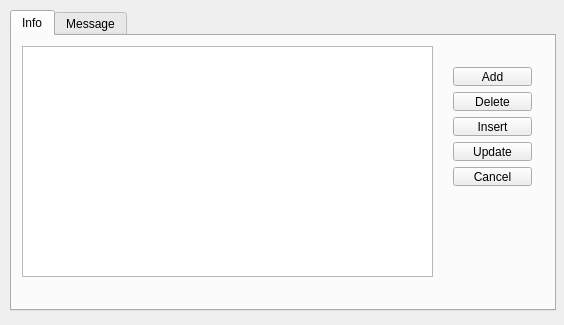
<?xml version="1.0" encoding="UTF-8"?>
<ui version="4.0">
 <class>Server</class>
 <widget class="QWidget" name="Server">
  <property name="geometry">
   <rect>
    <x>0</x>
    <y>0</y>
    <width>564</width>
    <height>325</height>
   </rect>
  </property>
  <property name="windowTitle">
   <string>Server</string>
  </property>
  <property name="styleSheet">
   <string notr="true">#Server {
background: qradialgradient(cx: 0.3, cy: -0.4,
fx: 0.3, fy: -0.4,
radius: 1.35, stop: 0 #fff, stop: 1 #888);
}

#frame {
border: none;
background: qlineargradient(x1: 0, y1: 0, x2: 0, y2: 1,
stop: 0 #a6a6a6, stop: 0.08 #7f7f7f,
stop: 0.39999 #717171, stop: 0.4 #626262,
stop: 0.9 #4c4c4c, stop: 1 #333333);
}
#frame QPushButton {
color: #333;
border: 2px solid #555;
border-radius: 11px;
padding: 5px;
background: qradialgradient(cx: 0.3, cy: -0.4,
fx: 0.3, fy: -0.4,
radius: 1.35, stop: 0 #fff, stop: 1 #888);
min-width: 80px;
}

#frame QPushButton:hover {
background: qradialgradient(cx: 0.3, cy: -0.4,
fx: 0.3, fy: -0.4,
radius: 1.35, stop: 0 #fff, stop: 1 #bbb);
}

#frame QPushButton:pressed {
background: qradialgradient(cx: 0.4, cy: -0.1,
fx: 0.4, fy: -0.1,
radius: 1.35, stop: 0 #fff, stop: 1 #ddd);
}
#frame QLineEdit {
padding: 1px;
border-style: solid;
border: 2px solid gray;
border-radius: 8px;
}</string>
  </property>
  <widget class="QTabWidget" name="tabWidget">
   <property name="geometry">
    <rect>
     <x>10</x>
     <y>10</y>
     <width>546</width>
     <height>301</height>
    </rect>
   </property>
   <property name="styleSheet">
    <string notr="true">#tabWidger {
background: qradialgradient(cx: 0.3, cy: -0.4,
fx: 0.3, fy: -0.4,
radius: 1.35, stop: 0 #fff, stop: 1 #888);
}

#frameMsg {
border: none;
background: qlineargradient(x1: 0, y1: 0, x2: 0, y2: 1,
stop: 0 #a6a6a6, stop: 0.08 #7f7f7f,
stop: 0.5 #717171, stop: 0.4 #626262,
stop: 0.9 #4c4c4c, stop: 1 #333333);
}
#frameInfo{
border: none;
background: qlineargradient(x1: 0, y1: 0, x2: 0, y2: 1,
stop: 0 #a6a6a6, stop: 0.08 #7f7f7f,
stop: 0.5 #717171, stop: 0.4 #626262,
stop: 0.9 #4c4c4c, stop: 1 #333333);
}
#frameInfo QPushButton {
color: #333;
border: 2px solid #555;
border-radius: 11px;
padding: 5px;
background: qradialgradient(cx: 0.3, cy: -0.4,
fx: 0.3, fy: -0.4,
radius: 1.35, stop: 0 #fff, stop: 1 #888);
min-width: 80px;
}

#frameInfo QPushButton:hover {
background: qradialgradient(cx: 0.3, cy: -0.4,
fx: 0.3, fy: -0.4,
radius: 1.35, stop: 0 #fff, stop: 1 #bbb);
}

#frameInfo QPushButton:pressed {
background: qradialgradient(cx: 0.4, cy: -0.1,
fx: 0.4, fy: -0.1,
radius: 1.35, stop: 0 #fff, stop: 1 #ddd);
}
#frameInfo QLineEdit {
padding: 1px;
border-style: solid;
border: 2px solid gray;
border-radius: 8px;
}</string>
   </property>
   <property name="currentIndex">
    <number>0</number>
   </property>
   <widget class="QWidget" name="tab">
    <attribute name="title">
     <string>Info</string>
    </attribute>
    <widget class="QWidget" name="verticalLayoutWidget">
     <property name="geometry">
      <rect>
       <x>430</x>
       <y>20</y>
       <width>101</width>
       <height>141</height>
      </rect>
     </property>
     <layout class="QVBoxLayout" name="verticalLayout_3">
      <item>
       <widget class="QPushButton" name="buttonAdd">
        <property name="text">
         <string>Add</string>
        </property>
       </widget>
      </item>
      <item>
       <widget class="QPushButton" name="buttonDelete">
        <property name="text">
         <string>Delete</string>
        </property>
       </widget>
      </item>
      <item>
       <widget class="QPushButton" name="buttonInsert">
        <property name="text">
         <string>Insert</string>
        </property>
       </widget>
      </item>
      <item>
       <widget class="QPushButton" name="buttonUpdate">
        <property name="text">
         <string>Update</string>
        </property>
       </widget>
      </item>
      <item>
       <widget class="QPushButton" name="buttonCancel">
        <property name="text">
         <string>Cancel</string>
        </property>
       </widget>
      </item>
     </layout>
    </widget>
    <widget class="QFrame" name="frameInfo">
     <property name="geometry">
      <rect>
       <x>0</x>
       <y>0</y>
       <width>541</width>
       <height>281</height>
      </rect>
     </property>
     <property name="frameShape">
      <enum>QFrame::StyledPanel</enum>
     </property>
     <property name="frameShadow">
      <enum>QFrame::Raised</enum>
     </property>
     <widget class="QTableView" name="tableView">
      <property name="geometry">
       <rect>
        <x>10</x>
        <y>10</y>
        <width>411</width>
        <height>231</height>
       </rect>
      </property>
     </widget>
    </widget>
    <zorder>frameInfo</zorder>
    <zorder>verticalLayoutWidget</zorder>
   </widget>
   <widget class="QWidget" name="tab_2">
    <attribute name="title">
     <string>Message</string>
    </attribute>
    <widget class="QTextBrowser" name="textBrowser">
     <property name="geometry">
      <rect>
       <x>9</x>
       <y>9</y>
       <width>522</width>
       <height>111</height>
      </rect>
     </property>
    </widget>
    <widget class="QTextEdit" name="textEdit">
     <property name="geometry">
      <rect>
       <x>9</x>
       <y>126</y>
       <width>522</width>
       <height>111</height>
      </rect>
     </property>
    </widget>
    <widget class="QPushButton" name="buttonSend">
     <property name="geometry">
      <rect>
       <x>9</x>
       <y>243</y>
       <width>75</width>
       <height>23</height>
      </rect>
     </property>
     <property name="text">
      <string>Send</string>
     </property>
    </widget>
    <widget class="QFrame" name="frameMsg">
     <property name="geometry">
      <rect>
       <x>0</x>
       <y>0</y>
       <width>541</width>
       <height>281</height>
      </rect>
     </property>
     <property name="frameShape">
      <enum>QFrame::StyledPanel</enum>
     </property>
     <property name="frameShadow">
      <enum>QFrame::Raised</enum>
     </property>
    </widget>
    <zorder>frameMsg</zorder>
    <zorder>textEdit</zorder>
    <zorder>textBrowser</zorder>
    <zorder>buttonSend</zorder>
   </widget>
  </widget>
  <widget class="QFrame" name="frame">
   <property name="geometry">
    <rect>
     <x>0</x>
     <y>10</y>
     <width>581</width>
     <height>321</height>
    </rect>
   </property>
   <property name="styleSheet">
    <string notr="true">#tabWidger {
background: qradialgradient(cx: 0.3, cy: -0.4,
fx: 0.3, fy: -0.4,
radius: 1.35, stop: 0 #fff, stop: 1 #888);
}

#frameCall {
border: none;
background: qlineargradient(x1: 0, y1: 0, x2: 0, y2: 1,
stop: 0 #a6a6a6, stop: 0.08 #7f7f7f,
stop: 0.5 #717171, stop: 0.4 #626262,
stop: 0.9 #4c4c4c, stop: 1 #333333);
}
#frameTransfer{
border: none;
background: qlineargradient(x1: 0, y1: 0, x2: 0, y2: 1,
stop: 0 #a6a6a6, stop: 0.08 #7f7f7f,
stop: 0.5 #717171, stop: 0.4 #626262,
stop: 0.9 #4c4c4c, stop: 1 #333333);
}
#frameCall QPushButton {
color: #333;
border: 2px solid #555;
border-radius: 11px;
padding: 5px;
background: qradialgradient(cx: 0.3, cy: -0.4,
fx: 0.3, fy: -0.4,
radius: 1.35, stop: 0 #fff, stop: 1 #888);
min-width: 80px;
}

#frameCall QPushButton:hover {
background: qradialgradient(cx: 0.3, cy: -0.4,
fx: 0.3, fy: -0.4,
radius: 1.35, stop: 0 #fff, stop: 1 #bbb);
}

#frame QPushButton:pressed {
background: qradialgradient(cx: 0.4, cy: -0.1,
fx: 0.4, fy: -0.1,
radius: 1.35, stop: 0 #fff, stop: 1 #ddd);
}
#frameCall QLineEdit {
padding: 1px;
border-style: solid;
border: 2px solid gray;
border-radius: 8px;
}

#frame QTabWidget Call {
background:gray; 
color: white;
padding: 10px; 
} </string>
   </property>
   <property name="frameShape">
    <enum>QFrame::StyledPanel</enum>
   </property>
   <property name="frameShadow">
    <enum>QFrame::Raised</enum>
   </property>
  </widget>
  <zorder>frame</zorder>
  <zorder>tabWidget</zorder>
 </widget>
 <layoutdefault spacing="6" margin="11"/>
 <resources/>
 <connections/>
</ui>
